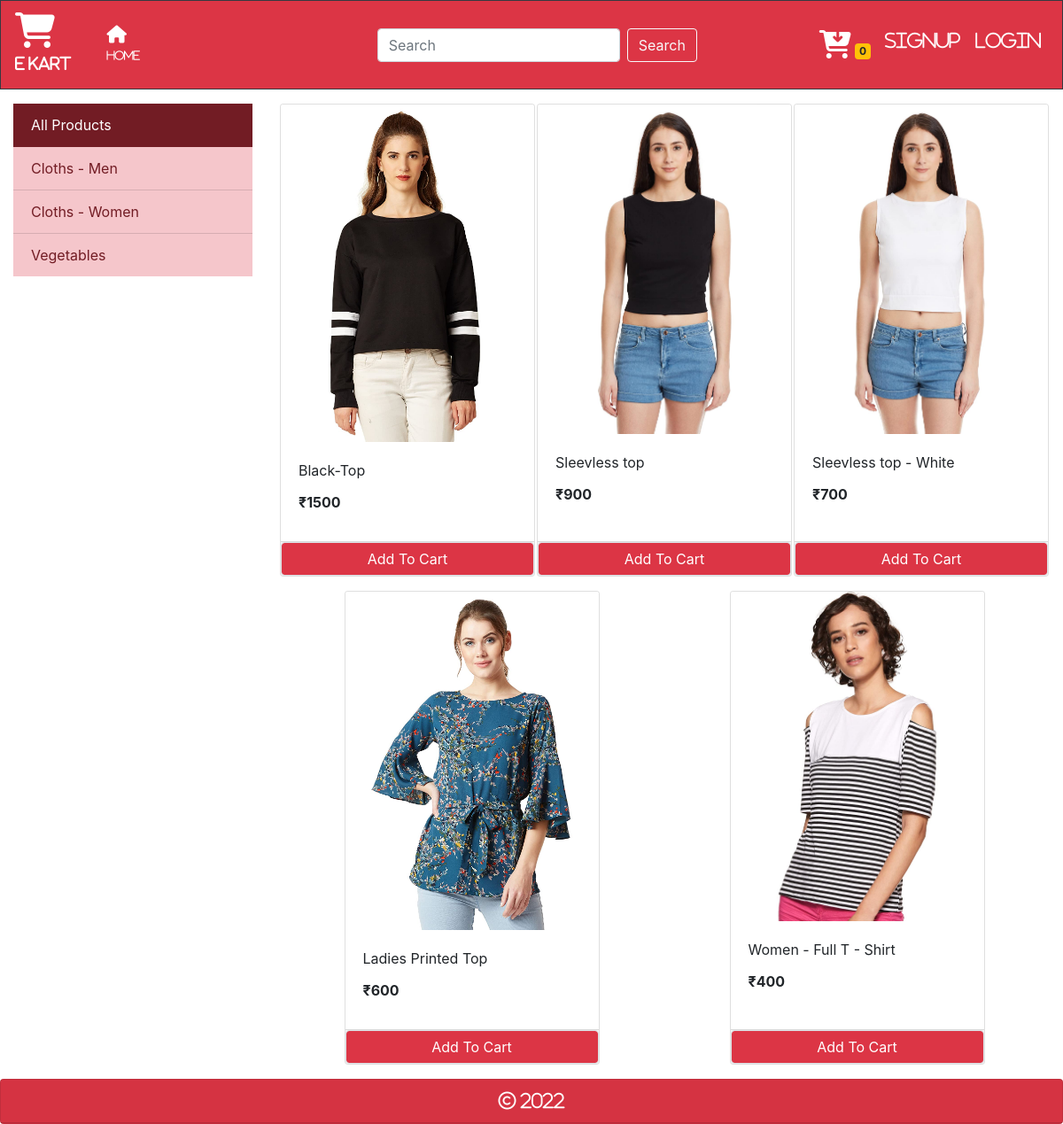
The app's page /?category=2 with its own data.
### store/models/category.py (models this page shows, shortened)
class Category(models.Model):
    name = models.CharField(max_length=20)
    @staticmethod
    def get_all_categories():
        return Category.objects.all()

### store/models/product.py (models this page shows, shortened)
class Product(models.Model):
    name = models.CharField(max_length=50)
    price = models.IntegerField(default=0)
    category = models.ForeignKey(Category, on_delete=models.CASCADE, default=1)
    description = models.CharField(max_length=200, default='', null=True, blank=True)
    image = models.ImageField(upload_to='uploads/products/')
    @staticmethod
    def get_all_categories_by_categoryid(category_id):
        if category_id:
            return Product.objects.filter(category = category_id)
        else:
            return Product.get_all_products();

### store/views/home.py (the view, shortened to what this page needs)
# urls.py: path('', Index.as_view(), name='homepage'),
class Index(View):
    def get(self, request):
        cart = request.session.get('cart')
        if not cart:
            request.session['cart'] = {}
        products = None
        categories = Category.get_all_categories()
        categoryID = request.GET.get('category')
        if categoryID:
            products = Product.get_all_categories_by_categoryid(categoryID)
        else:
            products = Product.get_all_products();
        data = {}
        data['products'] = products
        data['categories'] = categories
        print('You are ', request.session.get('email'))
        return render(request, 'index.html', data)

### store/templatetags/cart.py (called while the page is built)
@register.filter(name='is_in_cart')
def is_in_cart(product, cart):
    keys = cart.keys()
    for id in keys:
        if int(id) == product.id:
            return True
    return False

### store/templatetags/custom_filter.py (called while the page is built)
@register.filter(name='currency')
def currency(number):
    return "₹"+str(number)

### store/templates/index.html (shortened to what this page needs)
{% extends 'base.html' %}
{% block content %}
{% load cart %}
{% load custom_filter%}
    <div class="container-fluid mt-3 mx-auto">
        <div class="row">
          <div class="col-lg-3">
            <div class="list-group-flush">
              <a href="/" class="list-group-item list-group-item-action list-group-item-danger active">All Products</a>
              {% for category in categories %}
                <a href="/?category={{category.id}}" class="list-group-item list-group-item-action list-group-item-danger">{{category.name}}</a>
              {% endfor %}
            </div>
          </div>
          <div id="products" class="col-lg-9 mx-auto">
            <div class="row mx-auto">
              {% for product in products %}
              <div class="card mx-auto mb-3" id={{product.id}} style="width: 18rem;">
                <img class="card-img-top" src="{{product.image.url}}" alt="Card image cap">
                <div class="card-body">
                  <p class="card-title">{{product.name}}</p>
                  <p class="card-title"><b>{{product.price|currency}}</b></p>
                </div>
                <div class="card-footer p-0 no-gutters">
                  {% if product|is_in_cart:request.session.cart %}
                    <div class="row no-gutters">
                      <form action="/#{{product.id}}" method="post" class="col-2">
                        {% csrf_token %}
                        <input hidden type="text" name="product" value='{{product.id}}'>
                        <input hidden type="text" name="remove" value='True'>
                        <input type="submit" value=" - " class="btn-block btn-outline-danger">
                      </form>
                      <div class="text-center col bg-danger text-white">{{product|cart_quantity:request.session.cart}} in Cart</div>
                      <form action="/#{{product.id}}" method="post" class="col-2">
                        {% csrf_token %}
                        <input hidden type="text" name="product" value='{{product.id}}'>
                        <input type="submit" value=" + " class="btn-block btn-outline-danger">
                      </form>
                    </div>
                  {% else %}
                    <form action="/#{{product.id}}" method="POST" class="btn-block">
                      <input type="submit" class="float-right btn btn-danger border form-control" value="Add To Cart">
                    </form>
                  {% endif %}
                </div>
              </div>
              {% endfor %}
              </div>
          </div>
        </div>
    </div>
{% endblock %}

### records on screen
Category: name "Cloths - Men"
Category: name "Cloths - Women"
Category: name "Vegetables"
Product: image (picture), name "Black-Top", price "₹1500"
Product: image (picture), name "Sleevless top", price "₹900"
Product: image (picture), name "Sleevless top - White", price "₹700"
Product: image (picture), name "Ladies Printed Top", price "₹600"
Product: image (picture), name "Women - Full T - Shirt", price "₹400"

### other values on screen
{{ request.session.cart.keys|length }} "0"
